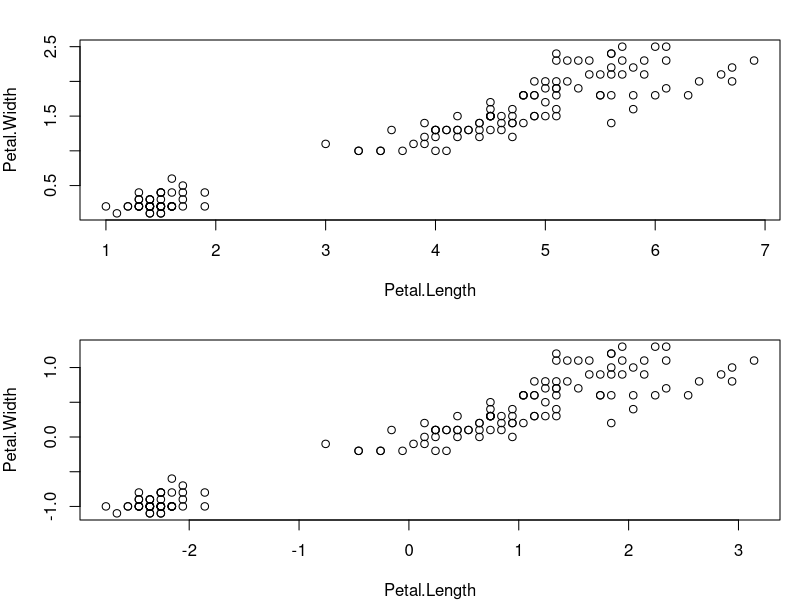
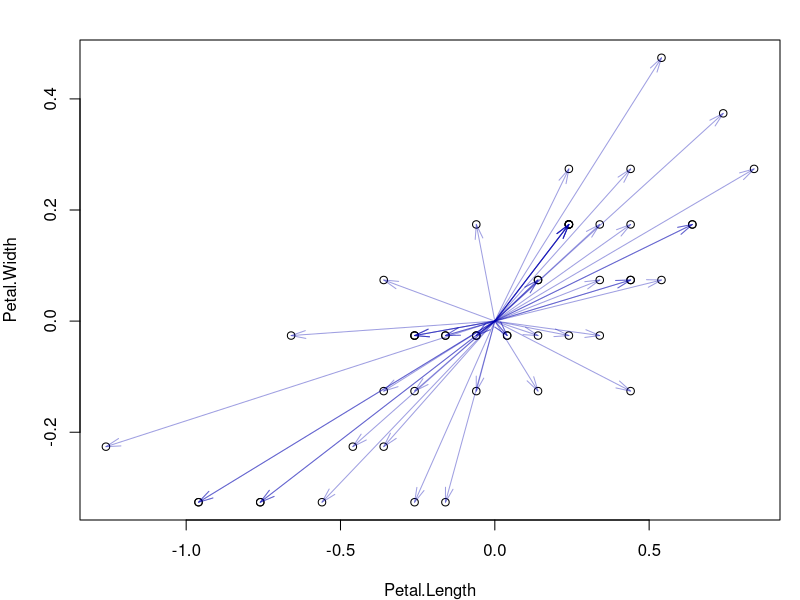

The R source for these figures, in order:
#07/04/26
### EXEMPLO IRIS ###

x <- iris[-5] #matriz de dados
S <- cov(x) # covariancia amostral
rho <- cor(x) # correlacao amostral

z <- scale(x) # x padronizada 
cov(z) # temos q cov(z) = rho
sum(diag(rho))

## Matriz centrada de X:
Xc <- scale(x,center=T,scale=F)
par(mfrow=c(2,1), mar=c(4,4,2,1))
plot(Petal.Width ~ Petal.Length,data=x)
plot(Petal.Width ~ Petal.Length,data=Xc)

t(Xc)%*%Xc/(149) # S

# Seja A uma matriz retangular nxp
# A %*% t(A) é nxn simétrica e positiva definida
# t(A) %*% A é pxp, simétrica e positiva definida

### Matriz V^1/2 amostral
D.meio <-diag(sqrt(diag(S)))
D.meio.inv <- diag(diag(1/D.meio))

#entao:
rho <- D.meio.inv%*%S%*%D.meio.inv #é equivalente a cor(x) ou cov(z)

####

x<- iris[iris$Species=="versicolor",-5]

Xc <- scale(x,scale=F)

par(mfrow=c(1,1))
plot(Petal.Width ~ Petal.Length,data=Xc)
arrows(x0=0,y0=0,x1=Xc[,3],y1=Xc[,4],angle=15,length=0.15,col="#0000B060")
